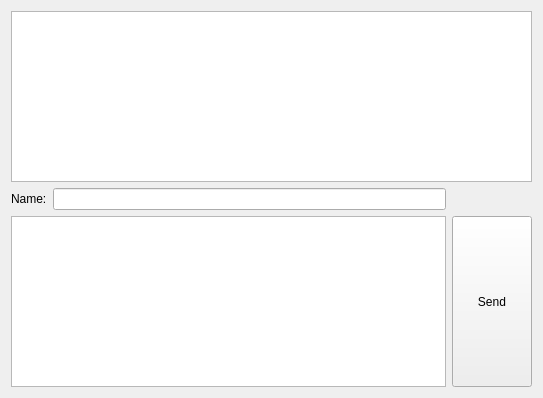
<?xml version="1.0" encoding="UTF-8"?>
<ui version="4.0">
 <class>ChatRoom</class>
 <widget class="QWidget" name="ChatRoom">
  <property name="geometry">
   <rect>
    <x>0</x>
    <y>0</y>
    <width>543</width>
    <height>398</height>
   </rect>
  </property>
  <property name="windowTitle">
   <string>ChatRoom</string>
  </property>
  <layout class="QGridLayout" name="gridLayout">
   <item row="0" column="0" colspan="3">
    <widget class="QTextBrowser" name="tb_recv"/>
   </item>
   <item row="1" column="0">
    <widget class="QLabel" name="label">
     <property name="text">
      <string>Name:</string>
     </property>
    </widget>
   </item>
   <item row="1" column="1">
    <widget class="QLineEdit" name="le_name"/>
   </item>
   <item row="2" column="0" colspan="2">
    <widget class="QTextEdit" name="te_send"/>
   </item>
   <item row="2" column="2">
    <widget class="QPushButton" name="pb_send">
     <property name="sizePolicy">
      <sizepolicy hsizetype="Minimum" vsizetype="Preferred">
       <horstretch>0</horstretch>
       <verstretch>0</verstretch>
      </sizepolicy>
     </property>
     <property name="text">
      <string>Send</string>
     </property>
    </widget>
   </item>
  </layout>
 </widget>
 <layoutdefault spacing="6" margin="11"/>
 <resources/>
 <connections/>
</ui>
